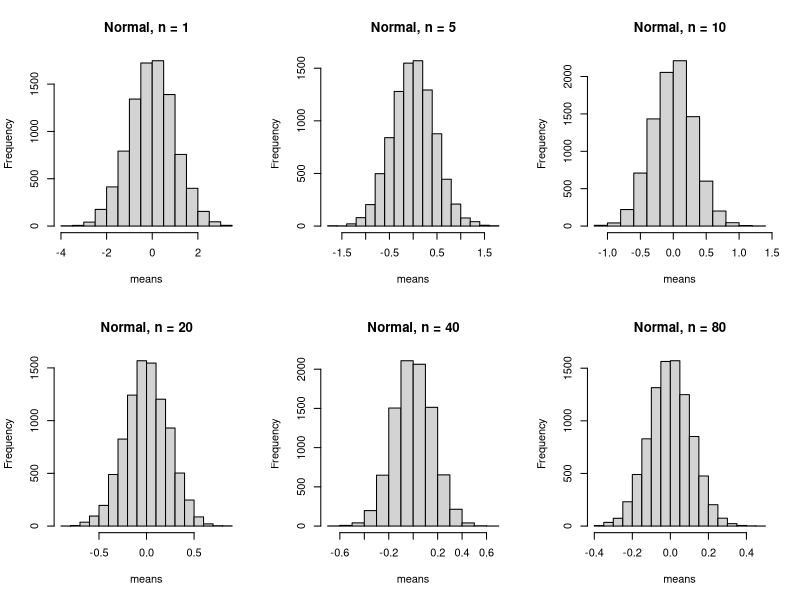
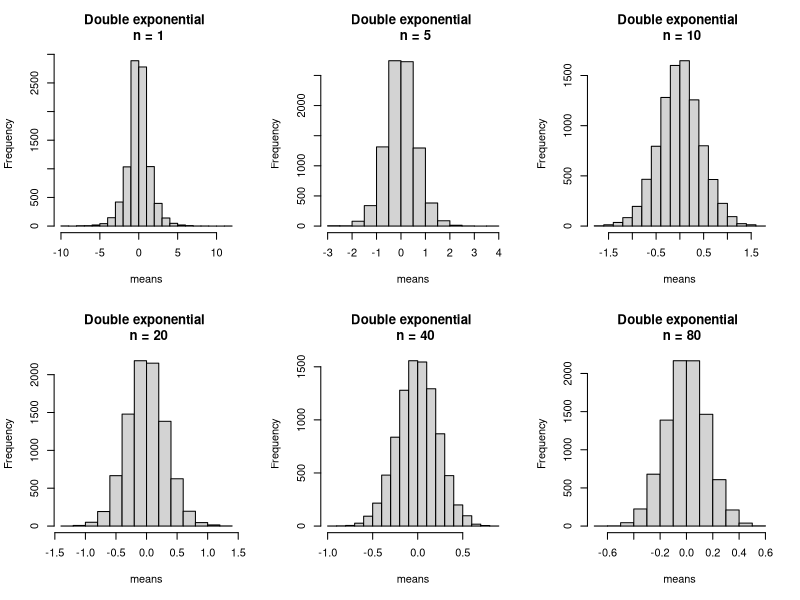
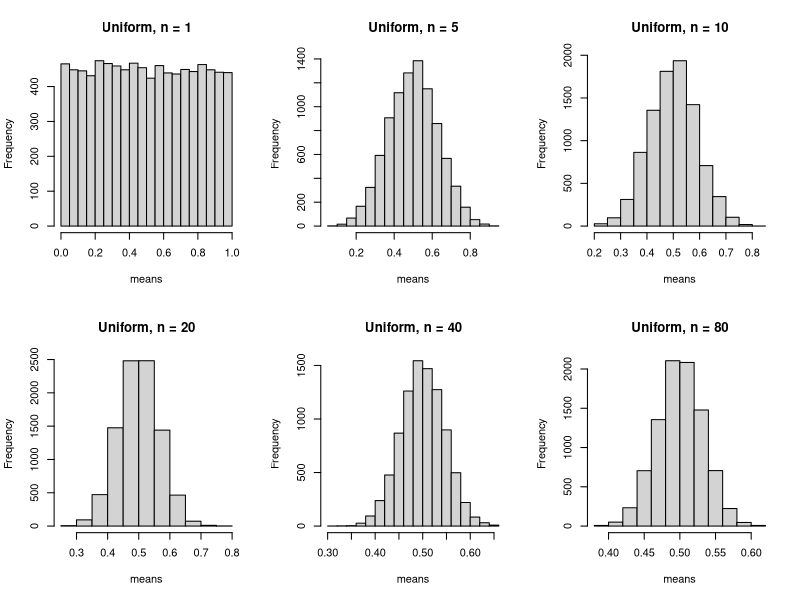
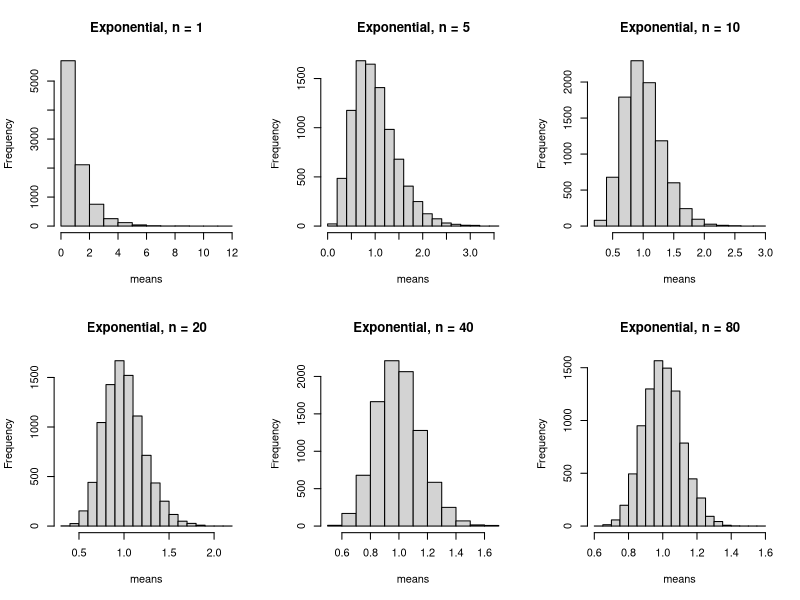
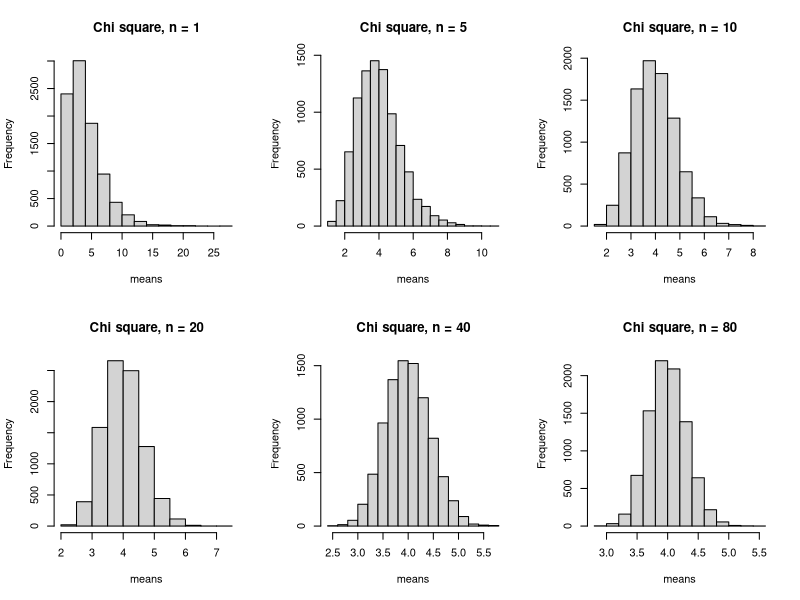

These charts were generated, in order, by the following R code:
#normal
n=c(1,5,10,20,40,80)
means=1:9000
par(mfrow=c(2,3), ask=T)
for (j in 1:length(n)){
  for (i in 1:length(means)){
    means[i]=mean(rnorm(n=n[j]))
  }
  hist(means, main=paste("Normal, n = ",n[j], sep = ""))
}

#double exponential (laplace)
require(VGAM)
n=c(1,5,10,20,40,80)
means=1:9000
par(mfrow=c(2,3), ask=T)
for (j in 1:length(n)){
  for (i in 1:length(means)){
    means[i]=mean(rlaplace(n=n[j]))
  }
  hist(means, main=paste("Double exponential \n n = ",n[j], sep = ""))
}

#uniform
n=c(1,5,10,20,40,80)
means=1:9000
par(mfrow=c(2,3), ask=T)
for (j in 1:length(n)){
  for (i in 1:length(means)){
    means[i]=mean(runif(n=n[j]))
  }
  hist(means, main=paste("Uniform, n = ",n[j], sep = ""))
}

#exponential
n=c(1,5,10,20,40,80)
means=1:9000
par(mfrow=c(2,3), ask=T)
for (j in 1:length(n)){
  for (i in 1:length(means)){
    means[i]=mean(rexp(n=n[j]))
  }
  hist(means, main=paste("Exponential, n = ",n[j], sep = ""))
}

#chi square
n=c(1,5,10,20,40,80)
means=1:9000
par(mfrow=c(2,3), ask=T)
for (j in 1:length(n)){
  for (i in 1:length(means)){
    means[i]=mean(rchisq(n=n[j], df=4))
  }
  hist(means, main=paste("Chi square, n = ",n[j], sep = ""))
}
